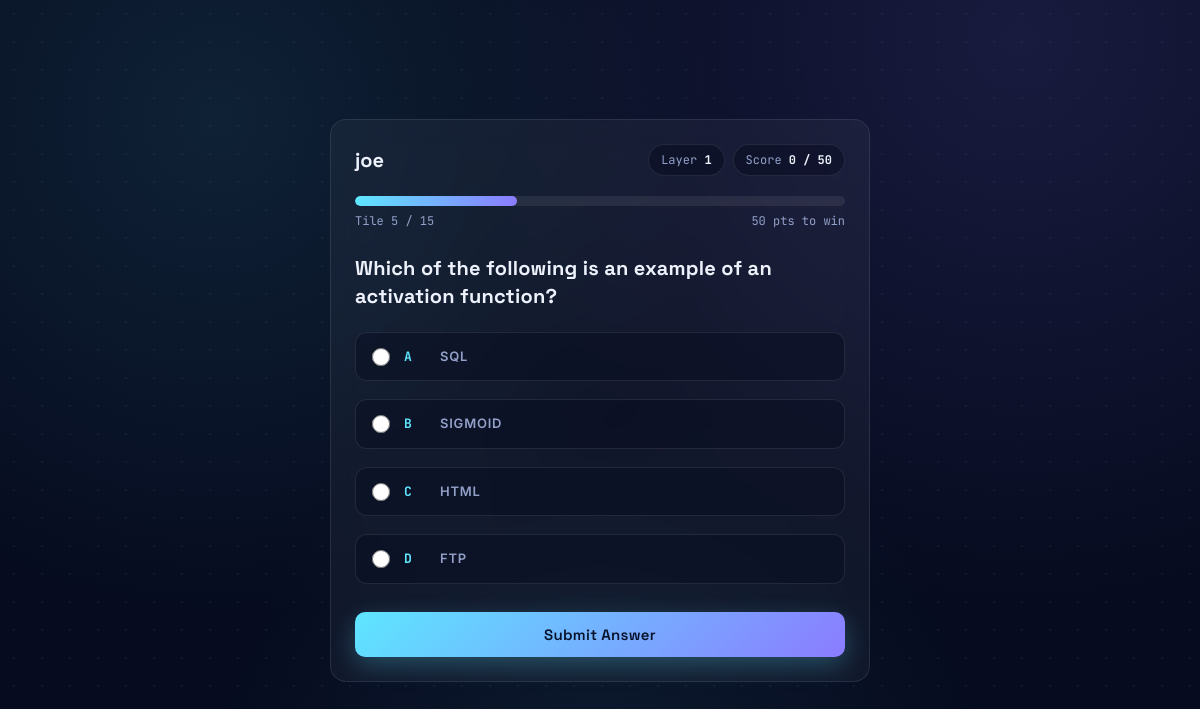
Screenshot of /Answer.php?token=fc9156c02416bad9879a62ce65684043 with the database file from the repository.
### tables this page shows
CREATE TABLE `students` (
  `id` int(11) NOT NULL,
  `student_name` varchar(100) NOT NULL,
  `student_email` varchar(100) DEFAULT NULL,
  `layer_number` int(11) DEFAULT 1,
  `score` int(11) DEFAULT 0,
  `current_tile` int(11) DEFAULT 0,
  `laps_completed` int(11) DEFAULT 0,
  `qr_token` varchar(64) DEFAULT NULL,
  `STATUS` enum('Online','Offline') DEFAULT 'Online',
  `winner` enum('Yes','No') DEFAULT 'No',
  `created_at` timestamp NOT NULL DEFAULT current_timestamp()
);

CREATE TABLE `questions` (
  `id` int(11) NOT NULL,
  `layer_number` int(11) DEFAULT NULL,
  `tile_number` int(11) DEFAULT NULL,
  `question_text` text DEFAULT NULL,
  `option_a` varchar(255) DEFAULT NULL,
  `option_b` varchar(255) DEFAULT NULL,
  `option_c` varchar(255) DEFAULT NULL,
  `option_d` varchar(255) DEFAULT NULL,
  `correct_answer` char(1) DEFAULT NULL
);

### Answer.php (the view, shortened to what this page needs)
<?php
include 'Database.php';
$token = trim($_GET['token'] ?? '');
$stmt = mysqli_prepare($conn, "SELECT * FROM students WHERE qr_token = ?");
mysqli_stmt_bind_param($stmt, "s", $token);
mysqli_stmt_execute($stmt);
$student = mysqli_fetch_assoc(mysqli_stmt_get_result($stmt));
function pickQuestionForTile($conn, $layer, $tile) {
    $stmt = mysqli_prepare(
        $conn,
        "SELECT * FROM questions WHERE layer_number = ? AND tile_number = ? ORDER BY RAND() LIMIT 1"
    );
    mysqli_stmt_bind_param($stmt, "ii", $layer, $tile);
    mysqli_stmt_execute($stmt);
    return mysqli_fetch_assoc(mysqli_stmt_get_result($stmt));
}
$feedback = null;
$question = null;
if ((int) $student['current_tile'] !== 0 && $feedback === null) {
    if (!$question) {
        $question = pickQuestionForTile($conn, $student['layer_number'], $student['current_tile']);
    }
}
$progressPercent = (int) round(($student['current_tile'] / (BOARD_SIZE - 1)) * 100);
$isWinnerAlready = $student['winner'] === 'Yes';
?>
<!DOCTYPE html>
<html lang="en">
<head>
<link rel="stylesheet" href="style.css?v=<?php echo filemtime('style.css'); ?>">
</head>
<body class="question-page">
<div class="player-card card">
    <div class="player-bar">
        <div class="player-name"><?php echo htmlspecialchars($student['student_name']); ?></div>
        <div class="chip-row">
            <span class="chip">Layer <strong><?php echo (int) $student['layer_number']; ?></strong></span>
            <span class="chip">Score <strong><?php echo (int) $student['score']; ?> / <?php echo WINNING_SCORE; ?></strong></span>
        </div>
    </div>
    <div class="board-progress">
        <div class="progress-track">
            <div class="progress-fill" style="width: <?php echo $progressPercent; ?>%;"></div>
        </div>
        <div class="board-progress-labels">
            <span>Tile <?php echo (int) $student['current_tile']; ?> / <?php echo BOARD_SIZE - 1; ?></span>
            <span><?php echo WINNING_SCORE; ?> pts to win</span>
        </div>
    </div>
    <?php if ($isWinnerAlready && $feedback !== null): ?>
        <div class="center-state">
            <span class="big-icon">🏆</span>
            <h2>You reached <?php echo WINNING_SCORE; ?> points!</h2>
            <p>Amazing — you're the first to reach the target! Other students keep playing.</p>
        </div>
    <?php elseif ($feedback === null && $question): ?>
        <h2 class="quiz-question"><?php echo htmlspecialchars($question['question_text']); ?></h2>
        <form method="POST" id="answerForm">
            <div class="options">
                <?php foreach (['A','B','C','D'] as $letter): ?>
                    <label class="option">
                        <input type="radio" name="answer" value="<?php echo $letter; ?>" required>
                        <span class="opt-letter"><?php echo $letter; ?></span>
                        <span><?php echo htmlspecialchars($question['option_' . strtolower($letter)]); ?></span>
                    </label>
                <?php endforeach; ?>
            </div>
            <button type="submit" name="submit" class="btn-primary">Submit Answer</button>
        </form>
    <?php endif; ?>
</div>
</body>
</html>

### style.css (style rules this page uses)
:root { --bg-deep: #060B1F; --bg-mid: #0B1640; --bg-edge: #13245E; --cyan: #5EE6FF; --violet: #8B7CFF; --success: #3DDC97; --error: #FF6B81; --warn: #FFC658; --gold: #FFD56B; --text: #EDF1FB; --text-muted: #93A1C9; --card-bg: rgba(255,255,255,0.045); --card-border: rgba(255,255,255,0.09); --card-bg-hi: rgba(255,255,255,0.075); --font-display: "Space Grotesk", "Segoe UI", sans-serif; --font-body: "Inter", "Segoe UI", sans-serif; --font-mono: "JetBrains Mono", "Courier New", monospace; --radius: 16px; }
* { margin: 0; padding: 0; box-sizing: border-box; }
html { scroll-behavior: smooth; }
body { min-height: 100vh; font-family: var(--font-body); color: var(--text); line-height: 1.5; background-color: var(--bg-deep); background-image: radial-gradient(circle at 18% 15%, rgba(94,230,255,0.10), transparent 42%), radial-gradient(circle at 85% 5%, rgba(139,124,255,0.14), transparent 45%), radial-gradient(circle at 50% 100%, rgba(94,230,255,0.07), transparent 40%), radial-gradient(rgba(255,255,255,0.045) 1px, transparent 1px); background-size: auto, auto, auto, 28px 28px; background-attachment: fixed; background-repeat: no-repeat, no-repeat, no-repeat, repeat; }
h1, h2, h3 { font-family: var(--font-display); font-weight: 700; letter-spacing: 0.01em; }
.btn-primary, .btn-secondary, .btn-danger { display: inline-flex; align-items: center; justify-content: center; gap: 8px; width: 100%; padding: 13px 18px; border: none; border-radius: 10px; font-family: var(--font-display); font-size: 15px; font-weight: 600; letter-spacing: 0.02em; cursor: pointer; transition: transform 0.12s ease, box-shadow 0.2s ease, opacity 0.2s ease; }
.btn-primary { background: linear-gradient(135deg, var(--cyan), var(--violet)); color: #06122B; box-shadow: 0 8px 24px rgba(94,230,255,0.25); }
label { display: block; font-size: 13px; font-weight: 600; color: var(--text-muted); margin-bottom: 6px; text-transform: uppercase; letter-spacing: 0.06em; }
input, select { width: 100%; padding: 12px 14px; margin-bottom: 16px; border: 1px solid var(--card-border); border-radius: 10px; background: rgba(6,11,31,0.55); color: var(--text); font-family: var(--font-body); font-size: 15px; }
input::placeholder { color: var(--text-muted); }
.panel, .card { background: var(--card-bg); border: 1px solid var(--card-border); border-radius: var(--radius); backdrop-filter: blur(14px); -webkit-backdrop-filter: blur(14px); padding: 24px; }
.progress-track { position: relative; height: 8px; border-radius: 999px; background: rgba(255,255,255,0.08); overflow: hidden; min-width: 90px; }
.progress-fill { position: absolute; inset: 0; width: 0%; border-radius: 999px; background: linear-gradient(90deg, var(--cyan), var(--violet)); transition: width 0.4s ease; }
body.login-page, body.question-page { display: flex; align-items: center; justify-content: center; padding: 24px; }
.player-card { max-width: 540px; width: 100%; }
.player-bar { display: flex; justify-content: space-between; align-items: center; gap: 12px; margin-bottom: 20px; flex-wrap: wrap; }
.player-name { font-family: var(--font-display); font-size: 20px; font-weight: 700; }
.chip-row { display: flex; gap: 8px; flex-wrap: wrap; }
.chip { font-family: var(--font-mono); font-size: 12px; padding: 6px 12px; border-radius: 999px; background: rgba(6,11,31,0.5); border: 1px solid var(--card-border); color: var(--text-muted); }
.chip strong { color: var(--text); }
.board-progress { margin-bottom: 24px; }
.board-progress .progress-track { height: 10px; min-width: 0; }
.board-progress-labels { display: flex; justify-content: space-between; font-family: var(--font-mono); font-size: 12px; color: var(--text-muted); margin-top: 6px; }
.quiz-question { font-size: 20px; margin-bottom: 22px; line-height: 1.4; }
.options { display: flex; flex-direction: column; gap: 12px; margin-bottom: 22px; }
.option { display: flex; align-items: center; gap: 14px; padding: 14px 16px; border-radius: 12px; border: 1px solid var(--card-border); background: rgba(6,11,31,0.4); cursor: pointer; transition: border-color 0.15s ease, background 0.15s ease; }
.option input[type="radio"] { width: 18px; height: 18px; margin: 0; accent-color: var(--cyan); flex-shrink: 0; }
.option .opt-letter { font-family: var(--font-mono); font-weight: 700; color: var(--cyan); width: 22px; flex-shrink: 0; }

### rows the page displays
students: student_name "joe", layer_number "1", score "0", current_tile "5"
questions: question_text "Which of the following is an example of an activation function?", option_a "SQL", option_b "SIGMOID", option_c "HTML", option_d "FTP"

### other values shown
WINNING_SCORE "50"
BOARD_SIZE - 1 "15"
$letter "A"
$letter "B"
$letter "C"
$letter "D"
